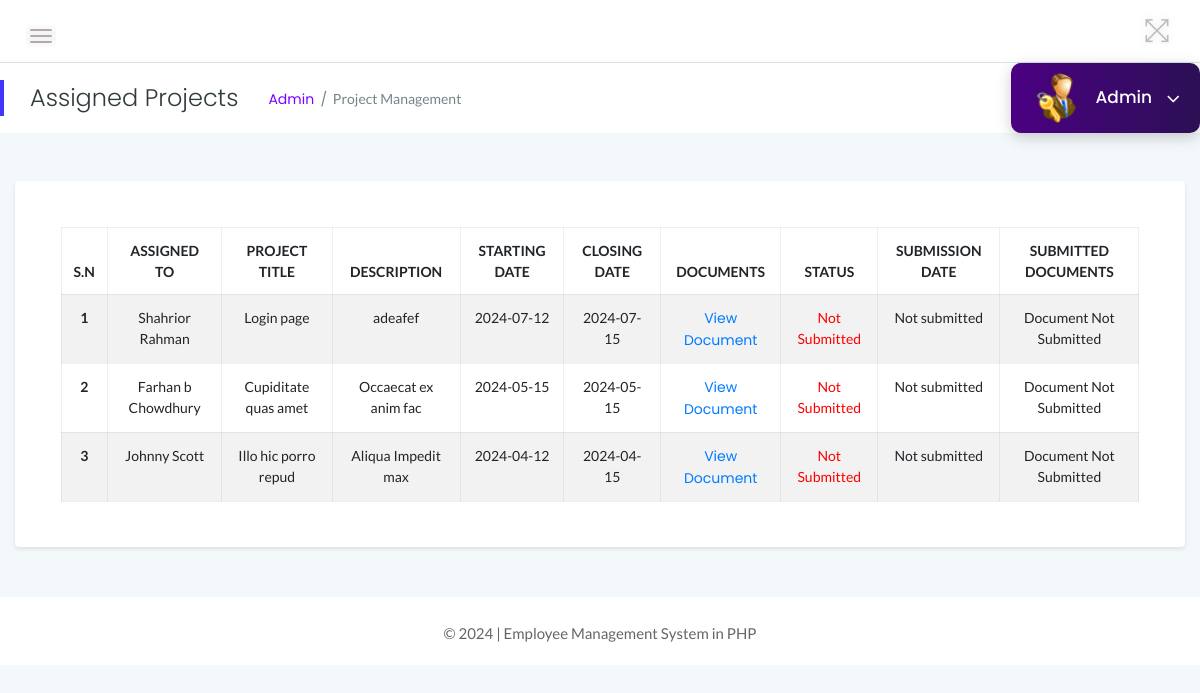
The app's page /admin/project.php (signed in), older data.
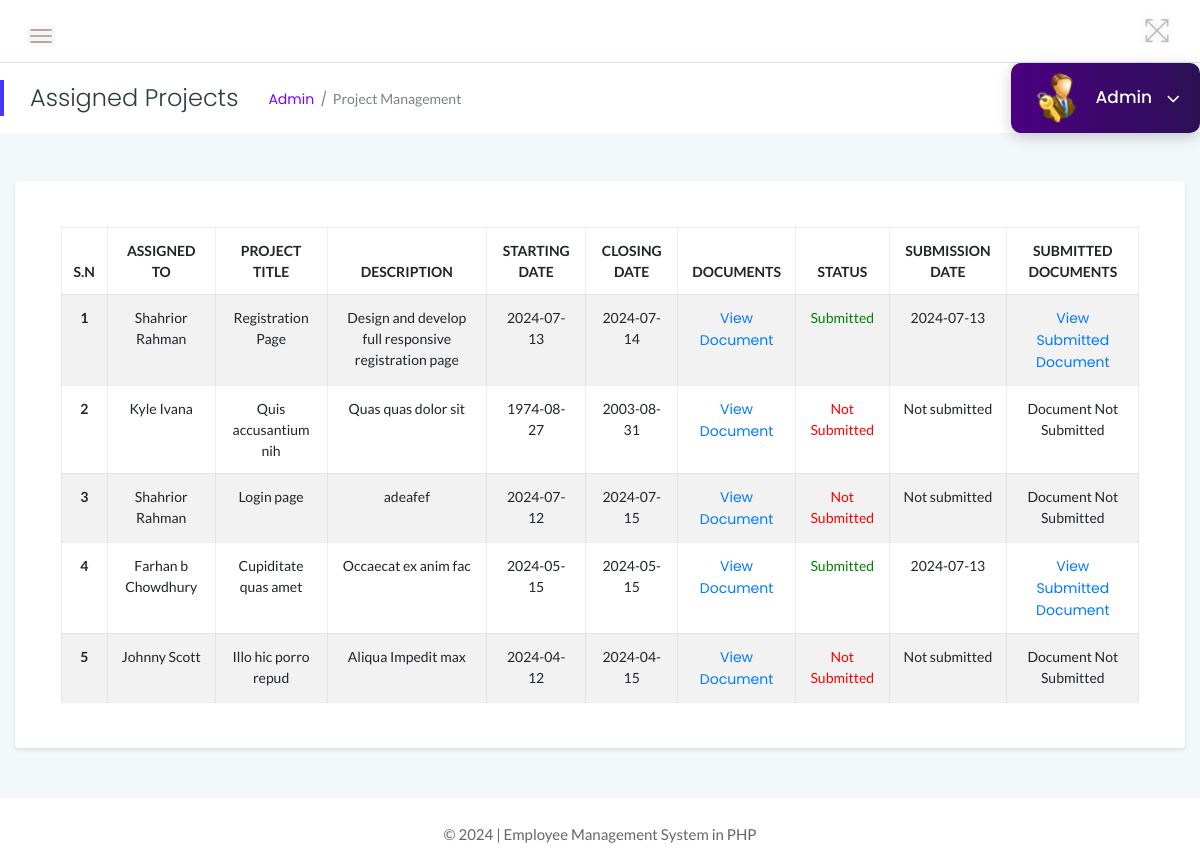
The same page, newer data.
### tables this page shows
CREATE TABLE `project` (
  `id` int(11) NOT NULL,
  `title` varchar(255) NOT NULL,
  `description` text NOT NULL,
  `starting_date` date NOT NULL,
  `closing_date` date NOT NULL,
  `submission_date` date DEFAULT NULL,
  `documents` varchar(255) NOT NULL,
  `submitted_documents` varchar(255) DEFAULT NULL,
  `empId` int(11) NOT NULL,
  `status` int(11) NOT NULL,
  `admin_remarks` varchar(255) DEFAULT NULL,
  `admin_feedback` varchar(255) DEFAULT NULL
);

CREATE TABLE `employees` (
  `id` int(11) NOT NULL,
  `EmpId` varchar(100) NOT NULL,
  `FirstName` varchar(150) NOT NULL,
  `LastName` varchar(150) NOT NULL,
  `Email` varchar(200) NOT NULL,
  `Password` varchar(180) NOT NULL,
  `Gender` varchar(100) NOT NULL,
  `Dob` varchar(100) NOT NULL,
  `Department` varchar(255) NOT NULL,
  `Address` varchar(255) NOT NULL,
  `City` varchar(200) NOT NULL,
  `Phone` char(11) NOT NULL,
  `Status` int(1) NOT NULL,
  `RegDate` timestamp NOT NULL DEFAULT current_timestamp()
);

### admin/project.php (the view, shortened to what this page needs)
<?php
include('../includes/db_connection.php');
$page_title = "Assigned Projects";
$breadcrumb = "Project Management";
?>
<!DOCTYPE html>
<html lang="en">
<head>
    <link rel="stylesheet" href="../assets/css/bootstrap.min.css">
    <link rel="stylesheet" href="../assets/css/font-awesome.min.css">
    <link rel="stylesheet" href="../assets/css/themify-icons.css">
    <link rel="stylesheet" href="../assets/css/metisMenu.css">
    <link rel="stylesheet" href="../assets/css/owl.carousel.min.css">
    <link rel="stylesheet" href="../assets/css/slicknav.min.css">
    <link rel="stylesheet" href="https://www.amcharts.com/lib/3/plugins/export/export.css" type="text/css" media="all" />
    <link rel="stylesheet" type="text/css" href="https://cdn.datatables.net/1.10.19/css/jquery.dataTables.css">
    <link rel="stylesheet" type="text/css" href="https://cdn.datatables.net/1.10.18/css/dataTables.bootstrap4.min.css">
    <link rel="stylesheet" type="text/css" href="https://cdn.datatables.net/responsive/2.2.3/css/responsive.bootstrap.min.css">
    <link rel="stylesheet" href="../assets/css/typography.css">
    <link rel="stylesheet" href="../assets/css/default-css.css">
    <link rel="stylesheet" href="../assets/css/styles.css">
    <link rel="stylesheet" href="../assets/css/responsive.css">
</head>
<body>
    <div class="page-container">
        <div class="main-content">
            <?php include '../admin/layout/header.php'; ?>
            <div class="main-content-inner">
                <div class="row">
                    <div class="col-12 mt-5">
                        <div class="card">
                            <div class="card-body">
                                <div class="single-table">
                                    <div class="table-responsive">
                                        <table class="table table-hover table-striped table-bordered progress-table text-center">
                                            <thead class="text-uppercase">
                                                <tr>
                                                    <th>S.N</th>
                                                    <th>Assigned To</th>
                                                    <th>Project Title</th>
                                                    <th>Description</th>
                                                    <th>Starting Date</th>
                                                    <th>Closing Date</th>
                                                    <th>Documents</th>
                                                    <th>Status</th>
                                                    <th>Submission Date</th>
                                                    <th>Submitted Documents</th>
                                                </tr>
                                            </thead>
                                            <tbody>
                                                <?php
                                                $sql = "SELECT project.id, project.title, project.description, project.starting_date, project.closing_date, project.documents,
                                                        project.status, project.submission_date, project.submitted_documents, employees.FirstName, employees.LastName
                                                        FROM project
                                                        JOIN employees ON project.empId = employees.id
                                                        ORDER BY project.id DESC";
                                                $query = $dbh->prepare($sql);
                                                $query->execute();
                                                $results = $query->fetchAll(PDO::FETCH_OBJ);
                                                $cnt = 1;
                                                if ($query->rowCount() > 0) {
                                                    foreach ($results as $result) {
                                                ?>
                                                        <tr>
                                                            <td><b><?php echo htmlentities($cnt); ?></b></td>
                                                            <td><?php echo htmlentities($result->FirstName . " " . $result->LastName); ?></td>
                                                            <td><?php echo htmlentities($result->title); ?></td>
                                                            <td><?php echo htmlentities($result->description); ?></td>
                                                            <td><?php echo htmlentities($result->starting_date); ?></td>
                                                            <td><?php echo htmlentities($result->closing_date); ?></td>
                                                            <td>
    <?php
    if ($result->documents !== null) {
        $document_path = '/EMS-PHP/' . $result->documents;
        echo '<a href="' . $document_path . '" target="_blank">View Document</a>';
    } else {
        echo 'Document Not Available';
    }
    ?>
</td>
                                                            <td class="<?php echo ($result->status == 0) ? 'status-not-submitted' : 'status-submitted'; ?>">
                                                                <?php echo ($result->status == 0) ? 'Not Submitted' : 'Submitted'; ?>
                                                            </td>
                                                            <td>
                                                                <?php echo $result->submission_date !== null ? htmlentities($result->submission_date) : 'Not submitted'; ?>
                                                            </td>
                                                            <td>
                                                                <?php
                                                                if ($result->status == 1 && $result->submitted_documents !== null) {
                                                                    $submitted_document_path = '../' . $result->submitted_documents;
                                                                    echo '<a href="' . $submitted_document_path . '" target="_blank">View Submitted Document</a>';
                                                                } else {
                                                                    echo 'Document Not Submitted';
                                                                }
                                                                ?>
                                                            </td>
                                                        </tr>
                                                <?php
                                                        $cnt++;
                                                    }
                                                }
                                                ?>
                                            </tbody>
                                        </table>
                                    </div>
                                </div>
                            </div>
                        </div>
                    </div>
                </div>
            </div>
            <?php include '../admin/layout/footer.php'; ?>
        </div>
    </div>
</body>
</html>

### admin/layout/header.php (shortened to what this page needs)
<?php
$query = "SELECT FullName FROM admin WHERE UserName = '" . $_SESSION['admin_login'] . "'";
$result = $dbh->query($query);
$row = $result->fetch(PDO::FETCH_ASSOC);
$full_name = $row['FullName'];
?>
<div class="header-area">
    <div class="row align-items-center">
        <div class="col-md-6 col-sm-8 clearfix">
            <div class="nav-btn pull-left">
                <span></span>
                <span></span>
                <span></span>
            </div>
        </div>
        <div class="col-md-6 col-sm-4 clearfix">
            <ul class="notification-area pull-right">
                <li id="full-view"><i class="ti-fullscreen"></i></li>
            </ul>
        </div>
    </div>
</div>
<div class="page-title-area">
    <div class="row align-items-center">
        <div class="col-sm-6">
            <div class="breadcrumbs-area clearfix">
                <h4 class="page-title pull-left"><?php echo htmlspecialchars($page_title); ?></h4>
                <ul class="breadcrumbs pull-left">
                    <li><a href="dashboard.php">Admin</a></li>
                    <li><span><?php echo htmlspecialchars($breadcrumb); ?></span></li>
                </ul>
            </div>
        </div>
        <div class="col-sm-6 clearfix">
            <div class="user-profile pull-right">
                <img class="avatar user-thumb" src="../assets/images/admin.png" alt="avatar">
                <h4 class="user-name dropdown-toggle" data-toggle="dropdown">
                    <?php echo htmlspecialchars($full_name); ?> <i class="fa fa-angle-down"></i>
                </h4>
            </div>
        </div>
    </div>
</div>

### admin/layout/footer.php
<footer>
        <div class="footer-area">
                <p>© <?php echo date("Y");?> | Employee Management System in PHP</p>
        </div>
</footer>

### assets/css/styles.css (style rules this page uses)
.page-container { width: 100%; height: 100%; min-height: 100vh; padding-left: 280px; -webkit-transition: padding-left 0.3s ease 0s; transition: padding-left 0.3s ease 0s; }
.sbar_collapsed.page-container { padding-left: 0; }
.card { display: flex; flex-direction: column; justify-content: center; align-items: center; height: auto; border: none; border-radius: 4px; background-color: #fff; -webkit-transition: all 0.3s ease 0s; transition: all 0.3s ease 0s; box-shadow: 0 2px 4px rgba(0, 0, 0, 0.1); padding: 20px; }
.card-body { padding: 25.6px; padding: 1.6rem; width: 100%; }
.main-content { width: 100%; background: #f3f8fb; }
.main-content-inner { padding: 0 30px 50px; }
.header-area { padding: 15px 30px; background: #fff; border-bottom: 1px solid #d8e3e7; }
.nav-btn { margin: 10px 30px 0 0; cursor: pointer; }
.nav-btn span { display: block; width: 22px; height: 2px; background: #b3aaaa; margin: 4px 0; border-radius: 15px; -webkit-transition: all 0.3s ease 0s; transition: all 0.3s ease 0s; box-shadow: 0 0 0 4px rgba(99, 96, 96, 0.03); }
.nav-btn span:nth-child(2) { opacity: 0; }
.nav-btn span:first-child { -webkit-transform: rotate(45deg) translate(5px, 5px); transform: rotate(45deg) translate(5px, 5px); }
.nav-btn span:last-child { -webkit-transform: rotate(-45deg) translate(3px, -3px); transform: rotate(-45deg) translate(3px, -3px); }
.sbar_collapsed .nav-btn span { transform: none; opacity: 1; }
.notification-area { -webkit-user-select: none; -moz-user-select: none; -ms-user-select: none; user-select: none; position: relative; z-index: 1; }
.notification-area li { display: inline-block; margin-left: 20px; cursor: pointer; -webkit-user-select: none; -moz-user-select: none; -ms-user-select: none; user-select: none; }
.notification-area li > i { font-size: 26px; color: #bdbcbc; vertical-align: middle; text-shadow: 0 0 8px rgba(0, 0, 0, 0.12); -webkit-transition: color 0.3s ease 0s; transition: color 0.3s ease 0s; }
.notification-area li#full-view { display: inline-block; }
.page-title-area { padding: 0 30px; background: #fff; position: relative; }
.page-title-area:before { content: ""; position: absolute; left: 0; top: 50%; width: 4px; height: 36px; background: var(--primary-color); -webkit-transform: translateY(-50%); transform: translateY(-50%); }
.page-title { font-size: 24px; font-weight: 300; color: #313b3d; letter-spacing: 0; margin-right: 30px; }
ul.breadcrumbs { margin-top: 4px; }
.breadcrumbs li { display: inline-block; }
.breadcrumbs li a, .breadcrumbs li span { display: block; font-size: 14px; font-weight: 400; color: #7801ff; letter-spacing: 0; margin-right: 16px; position: relative; }
.breadcrumbs li a:before { content: "/"; color: #768387; position: absolute; right: -13px; top: 0; }
.breadcrumbs li span { margin-right: 0; color: #768387; text-transform: capitalize; }
.user-profile { margin-right: -30px; display: flex; align-items: center; flex-wrap: wrap; background: linear-gradient(to right, #4b0082 0%, #2b1055 100%); padding: 10px 20px; position: relative; border-radius: 10px; box-shadow: 0 4px 15px rgba(0, 0, 0, 0.2); transition: background 0.3s ease, box-shadow 0.3s ease; }
.user-profile img.avatar { border-radius: 50%; margin-right: 15px; width: 50px; height: 50px; }
.user-profile h4.user-name { color: #fff; margin: 0; font-weight: 500; cursor: pointer; }
.user-name { font-size: 17px; font-weight: 500; color: #fff; letter-spacing: 0; cursor: pointer; -webkit-user-select: none; -moz-user-select: none; -ms-user-select: none; user-select: none; }
.user-name i { margin-left: 10px; font-size: 21px; vertical-align: middle; position: relative; }
.notification-area .dropdown-toggle, .user-name.dropdown-toggle { position: relative; }
.notification-area .dropdown-toggle:after, .user-name.dropdown-toggle:after { display: none; }
.footer-area { text-align: center; padding: 23px 0 19px; background: #fff; }
.footer-area p { color: #676666; margin-bottom: 0; }
.single-table .table { margin-bottom: 0; }
table tr th { border-bottom: none; }
table tr th, table tr td { border-top: 1px solid rgba(120, 130, 140, 0.13) !important; }
.table-bordered td, .table-bordered th { border: 1px solid rgba(120, 130, 140, 0.13) !important; }
body { background: url('../assets/images/admin_login.webp') no-repeat center center fixed; background-size: cover; }

### admin/project.php (style rules this page uses)
.status-not-submitted { color: red; }
.status-submitted { color: green; }

Row changes from the older to the newer data that the page shows:
added project: employees.FirstName+LastName "Shahrior Rahman", title "Registration Page", description "Design and develop full responsive registration page", starting_date "2024-07-13", closing_date "2024-07-14", status "Submitted", submission_date "2024-07-13"
added project: employees.FirstName+LastName "Kyle Ivana", title "Quis accusantium nih", description "Quas quas dolor sit", starting_date "1974-08-27", closing_date "2003-08-31", status "Not Submitted", shows "Not submitted"
changed project "Cupiditate quas amet": submission_date (not shown) → "2024-07-13"; status "Not Submitted Document Not Submitted" → "Submitted View Submitted Document"; no longer shows "Not submitted"
